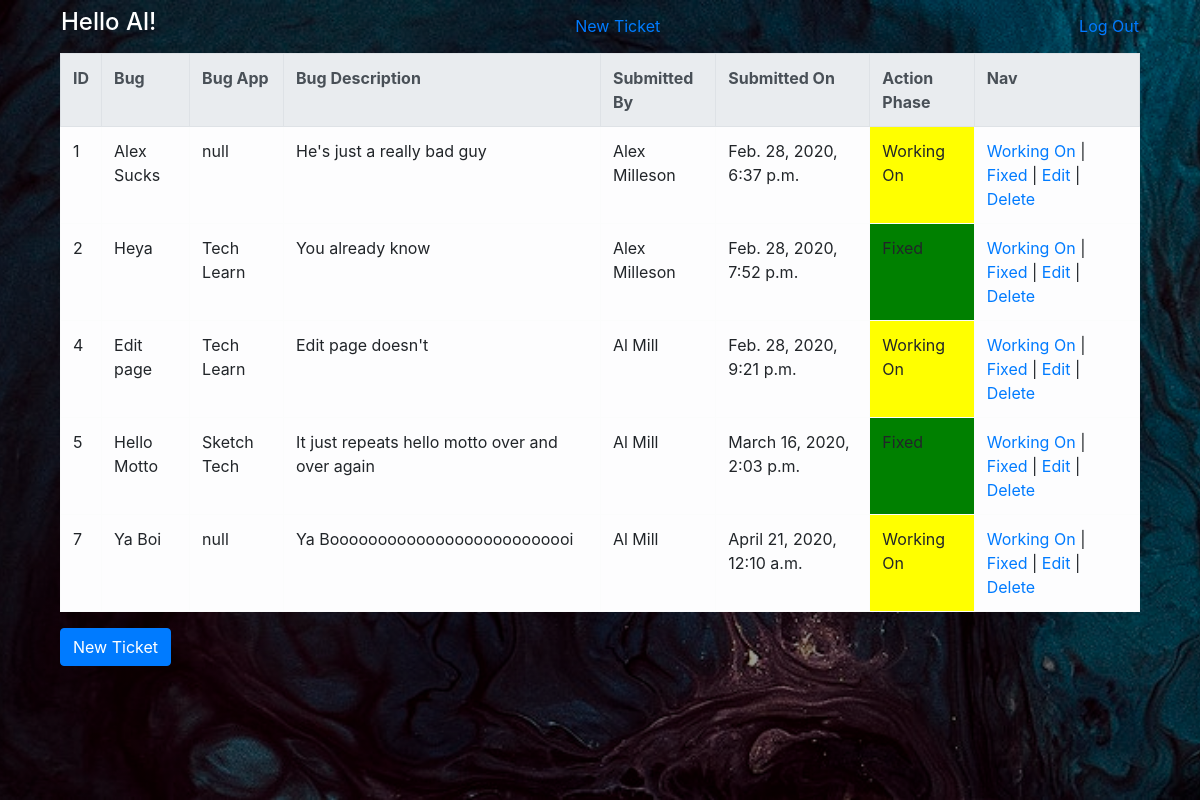
Page /admin (signed in) on the earlier database version.
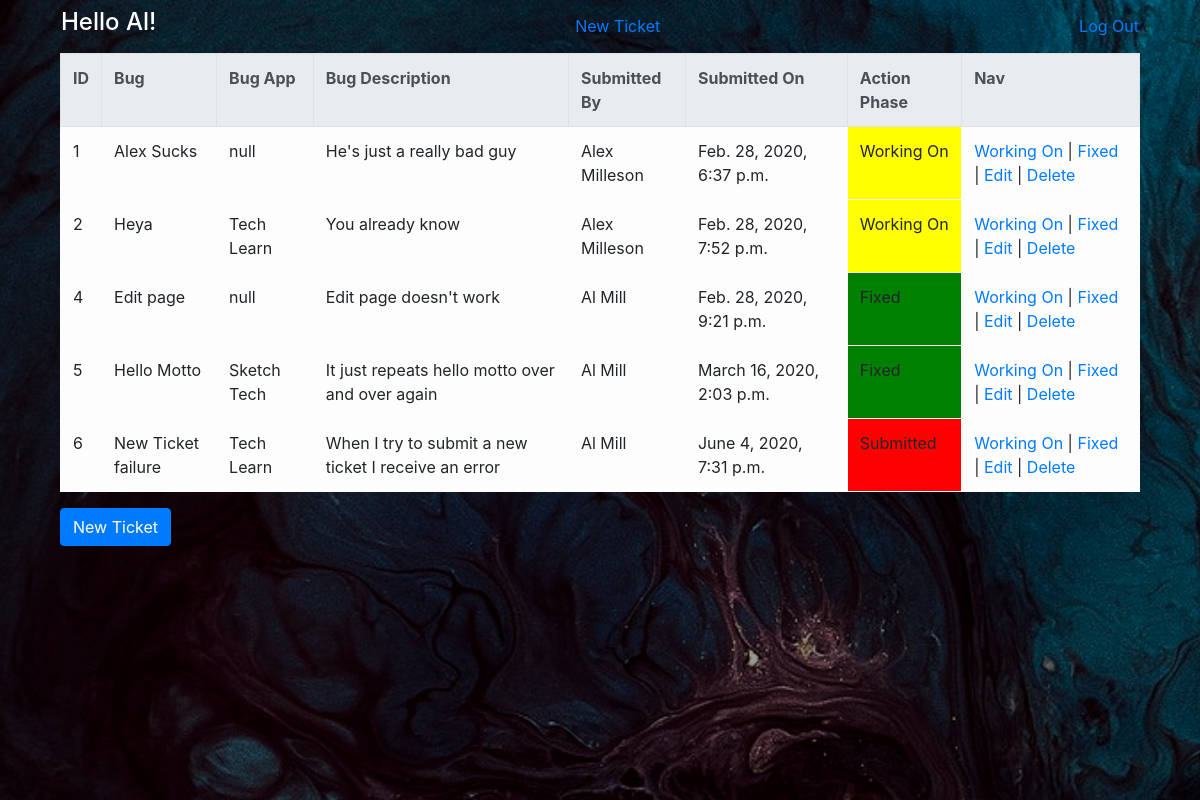
Same page on the later database version.
### bug/models.py (models this page shows)
class User(models.Model):
    first_name = models.CharField(max_length=45)
    last_name = models.CharField(max_length=45)
    email = models.CharField(max_length=45)
    password = models.CharField(max_length=255)
    admin = models.IntegerField(default=0)
    created_at = models.DateTimeField(auto_now_add=True)
    updated_at = models.DateTimeField(auto_now=True)
    objects = UserManager()

class Ticket(models.Model):
    name = models.CharField(max_length=45)
    app = models.CharField(max_length=45)
    description = models.TextField()
    creator = models.ForeignKey(User, related_name="submitter", on_delete = models.CASCADE)
    action_phase = models.IntegerField(default=0)
    created_at = models.DateTimeField(auto_now_add=True)
    updated_at = models.DateTimeField(auto_now=True)
    objects = TicketManager()

### bug/views.py (the view)
# urls.py: path('admin', views.admin),
def admin(request):
    context = {
        'user' : User.objects.get(id = request.session['userid']),
        'ticket' : Ticket.objects.all(),
    }
    return render(request, 'admin.html', context)

### bug/templates/admin.html (shortened to what this page needs)
<!DOCTYPE html>
<html lang="en">
<head>
    <link rel="stylesheet" href="https://stackpath.bootstrapcdn.com/bootstrap/4.3.1/css/bootstrap.min.css">
    <link rel="stylesheet" href="../static/new_ticket.css">
</head>
<body>
    <div class="wrapper">
        <div class="container">
            <div class="navbar">
                <h4 class="text-white">Hello {{ user.first_name }}!</h4>
                <p class="align-middle m-0">
                    <a href="/new_ticket">New Ticket</a>
                </p>
                <a href="/logout">Log Out</a>
            </div>
            <div class="container">
                <table class="table table-striped table-bordered">
                    <tr class="thead-light">
                        <th>ID</th>
                        <th>Bug</th>
                        <th>Bug App</th>
                        <th>Bug Description</th>
                        <th>Submitted By</th>
                        <th>Submitted On</th>
                        <th>Action Phase</th>
                        <th>Nav</th>
                    </tr>
                    {% for i in ticket %}
                    <tr class="table-light">
                        <td>{{ i.id }}</td>
                        <td>{{ i.name }}</td>
                        <td>{{ i.app }}</td>
                        <td>{{ i.description }}</td>
                        <td>{{ i.creator.first_name }} {{ i.creator.last_name }}</td>
                        <td>{{ i.created_at }}</td>
                        {% if i.action_phase == 0 %}
                            <td style="background-color:red">Submitted</td>
                        {% endif %}
                        {% if i.action_phase == 2 %}
                            <td style="background-color: yellow">Working On</td>
                        {% endif %}
                        {% if i.action_phase == 3 %}
                            <td style="background-color:green">Fixed</td>
                        {% endif %}
                        <td><a href="/edit/{{ i.id }}/2">Working On</a> | <a href="/edit/{{ i.id }}/3">Fixed</a> | <a href="/edit/{{ i.id }}">Edit</a> | <a href="/delete/{{ i.id }}">Delete</a></td>
                    </tr>
                    {% endfor %}
                </table>
                <a href="/new_ticket" class="btn btn-primary">New Ticket</a>
            </div>
        </div>
    </div>
</body>
</html>

### bug/static/new_ticket.css (style rules this page uses)
.wrapper { height: 100%; width: 100%; background-image: linear-gradient(rgba(0,0,0,0.4),rgba(0,0,0,0.4)), url('../static/images/background.jpg'); background-position: center; background-size: cover; position: absolute; }

Differences in the rows shown:
removed Ticket: id "7", name "Ya Boi", app "null", description "Ya Boooooooooooooooooooooooooi", creator.first_name "Al", creator.last_name "Mill", created_at "April 21, 2020, 12:10 a.m.", action_phase "Working On"
changed Ticket "Heya": action_phase "Fixed" → "Working On"
changed Ticket "Edit page": app "Tech Learn" → "null"; description "Edit page doesn't" → "Edit page doesn't work"; action_phase "Working On" → "Fixed"
added Ticket: id "6", name "New Ticket failure", app "Tech Learn", description "When I try to submit a new ticket I receive an error", creator.first_name "Al", creator.last_name "Mill", created_at "June 4, 2020, 7:31 p.m.", action_phase "Submitted"
